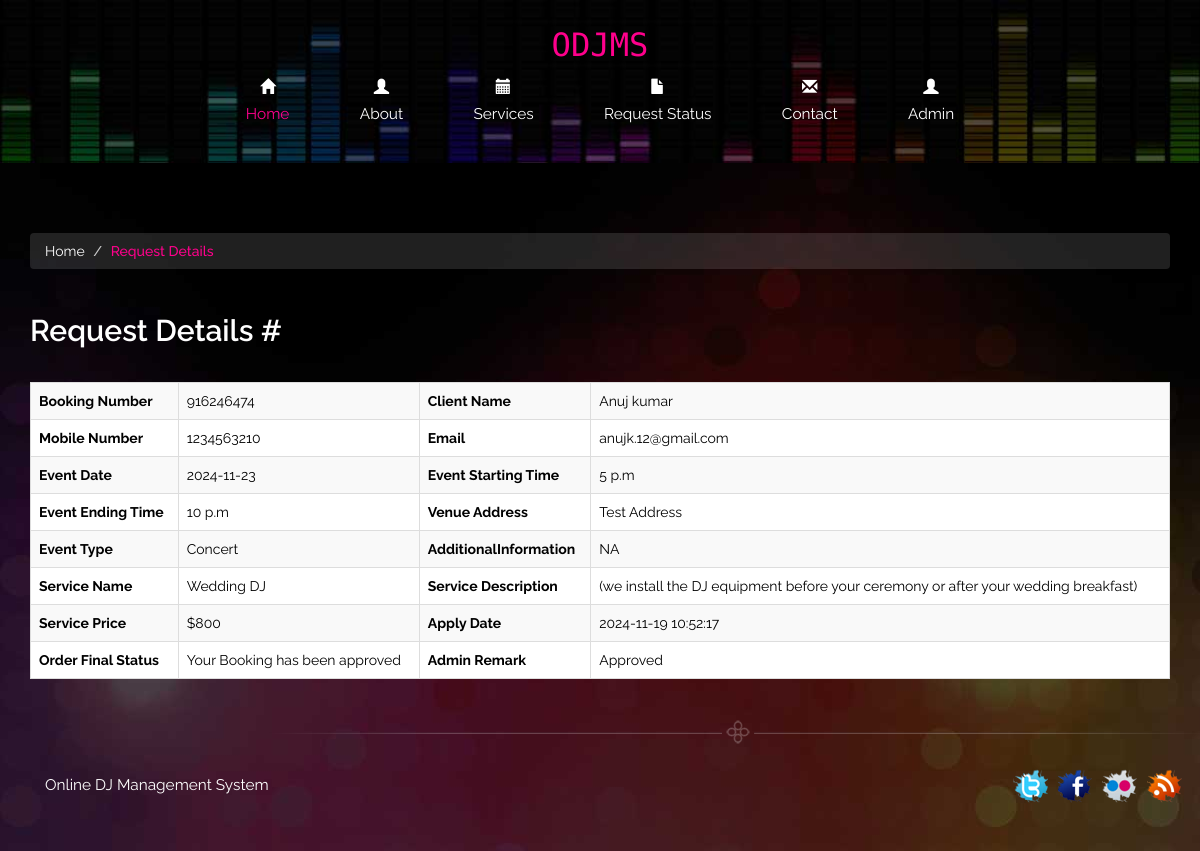
The app's page /request-details.php?bid=1 with its own data.
### tables this page shows
CREATE TABLE `tblbooking` (
  `ID` int(10) NOT NULL,
  `BookingID` int(10) DEFAULT NULL,
  `ServiceID` int(10) DEFAULT NULL,
  `Name` varchar(200) DEFAULT NULL,
  `MobileNumber` bigint(10) DEFAULT NULL,
  `Email` varchar(200) DEFAULT NULL,
  `EventDate` varchar(200) DEFAULT NULL,
  `EventStartingtime` varchar(200) DEFAULT NULL,
  `EventEndingtime` varchar(200) DEFAULT NULL,
  `VenueAddress` mediumtext DEFAULT NULL,
  `EventType` varchar(200) DEFAULT NULL,
  `AdditionalInformation` mediumtext DEFAULT NULL,
  `BookingDate` timestamp NULL DEFAULT current_timestamp(),
  `Remark` varchar(200) DEFAULT NULL,
  `Status` varchar(200) DEFAULT NULL,
  `UpdationDate` timestamp NULL DEFAULT NULL ON UPDATE current_timestamp()
);

CREATE TABLE `tblservice` (
  `ID` int(10) NOT NULL,
  `ServiceName` varchar(200) DEFAULT NULL,
  `SerDes` varchar(250) NOT NULL,
  `ServicePrice` varchar(200) DEFAULT NULL,
  `CreationDate` timestamp NULL DEFAULT current_timestamp()
);

### request-details.php (the view, shortened to what this page needs)
<?php
include('includes/dbconnection.php');
?>
<!DOCTYPE html>
<html>
<head>
<link href="css/bootstrap.css" rel='stylesheet' type='text/css' />
<link href="css/style.css" rel="stylesheet" type="text/css" media="all" />
<link rel="stylesheet" href="css/touchTouch.css" type="text/css" media="all" />
		<link rel="stylesheet" type="text/css" href="css/jquery.fancybox.css" media="screen" />
</head>
<body>
<?php include_once('includes/header.php');?>
<div class="contact content">
	 <div class="container">
		 <ol class="breadcrumb">
		  <li><a href="index.php">Home</a></li>
		  <li class="active">Request Details</li>
		 </ol>
		 <h2>Request Details #<?php echo $_GET['bookingid'];?></h2>
		 <div class="contact-main">
			 <div class="contact-grids">
<?php
$eid=$_GET['bid'];
$sql="SELECT tblbooking.BookingID,tblbooking.Name,tblbooking.MobileNumber,tblbooking.Email,tblbooking.EventDate,tblbooking.EventStartingtime,tblbooking.EventEndingtime,tblbooking.VenueAddress,tblbooking.EventType,tblbooking.AdditionalInformation,tblbooking.BookingDate,tblbooking.Remark,tblbooking.Status,tblbooking.UpdationDate,tblservice.ServiceName,tblservice.SerDes,tblservice.ServicePrice from tblbooking join tblservice on tblbooking.ServiceID=tblservice.ID  where tblbooking.ID=:eid";
$query = $dbh -> prepare($sql);
$query-> bindParam(':eid', $eid, PDO::PARAM_STR);
$query->execute();
$results=$query->fetchAll(PDO::FETCH_OBJ);
$cnt=1;
if($query->rowCount() > 0)
{
foreach($results as $row)
{               ?>
                            <table border="1" style="color: #000; background-color:#fff;" class="table table-bordered table-striped">
                                            <tr>
    <th>Booking Number</th>
    <td><?php  echo $row->BookingID;?></td>
    <th>Client Name</th>
    <td><?php  echo $row->Name;?></td>
  </tr>
  <tr>
    <th>Mobile Number</th>
    <td><?php  echo $row->MobileNumber;?></td>
   <th>Email</th>
    <td><?php  echo $row->Email;?></td>
  </tr>
  <tr>
    <th>Event Date</th>
    <td><?php  echo $row->EventDate;?></td>
    <th>Event Starting Time</th>
    <td><?php  echo $row->EventStartingtime;?></td>
  </tr>
   <tr>
    <th>Event Ending Time</th>
    <td><?php  echo $row->EventEndingtime;?></td>
    <th>Venue Address</th>
    <td><?php  echo $row->VenueAddress;?></td>
  </tr>
  <tr>
    <th>Event Type</th>
    <td><?php  echo $row->EventType;?></td>
    <th>AdditionalInformation</th>
    <td><?php  echo $row->AdditionalInformation;?></td>
  </tr>
  <tr>
    <th>Service Name</th>
    <td><?php  echo $row->ServiceName;?></td>
    <th>Service Description</th>
    <td><?php  echo $row->SerDes;?></td>
  </tr>
   <tr>
    <th>Service Price</th>
    <td>$<?php  echo $row->ServicePrice;?></td>
    <th>Apply Date</th>
    <td><?php  echo $row->BookingDate;?></td>
  </tr>
  <tr>
     <th>Order Final Status</th>
    <td> <?php  $status=$row->Status;
if($row->Status=="Approved")
{
  echo "Your Booking has been approved";
}
     ;?></td>
     <th >Admin Remark</th>
    <?php if($row->Status==""){ ?>
                     <td><?php echo "Not Updated Yet"; ?></td>
<?php } else { ?>                  <td><?php  echo htmlentities($row->Status);?>
                  </td>
                  <?php } ?>
  </tr>
<?php $cnt=$cnt+1;}} ?>
</table>
			 </div>
		 </div>
		<?php include_once('includes/footer.php');?>
	 </div>
</div>
</body>
</html>

### css/style.css (style rules this page uses)
body { margin:0; padding:0; font-family: 'Raleway', sans-serif; }
body a { transition:0.5s all; -webkit-transition:0.5s all; -moz-transition:0.5s all; -o-transition:0.5s all; -ms-transition:0.5s all; }
h1,h2,h3,h4,h5,h6 { margin:0; }
.content { background:url(../images/main.jpg); padding:5em 0 3em 0; }
.breadcrumb { background-color: rgba(245, 245, 245, 0.13); }
.breadcrumb li a { color:#fff; }
.breadcrumb li.active { color:#FF008C; font-size:1em; font-weight:500; }
.contact h2 { color: #fff; font-weight: 600; margin-top: 1.5em; }
.contact-main { margin-top:2.5em; }
.contact-grids { margin-top: 2em; }

### records on screen
tblbooking: BookingID "916246474", Name "Anuj kumar", MobileNumber "1234563210", Email "anujk.12@gmail.com", EventDate "2024-11-23", EventStartingtime "5 p.m", EventEndingtime "10 p.m", VenueAddress "Test Address", EventType "Concert", AdditionalInformation "NA", ServiceID.ServiceName "Wedding DJ", ServiceID.SerDes "(we install the DJ equipment before your ceremony or after your wedding breakfast)", ServiceID.ServicePrice "800", BookingDate "2024-11-19 10:52:17", shows "Your Booking has been approved", Status "Approved"
